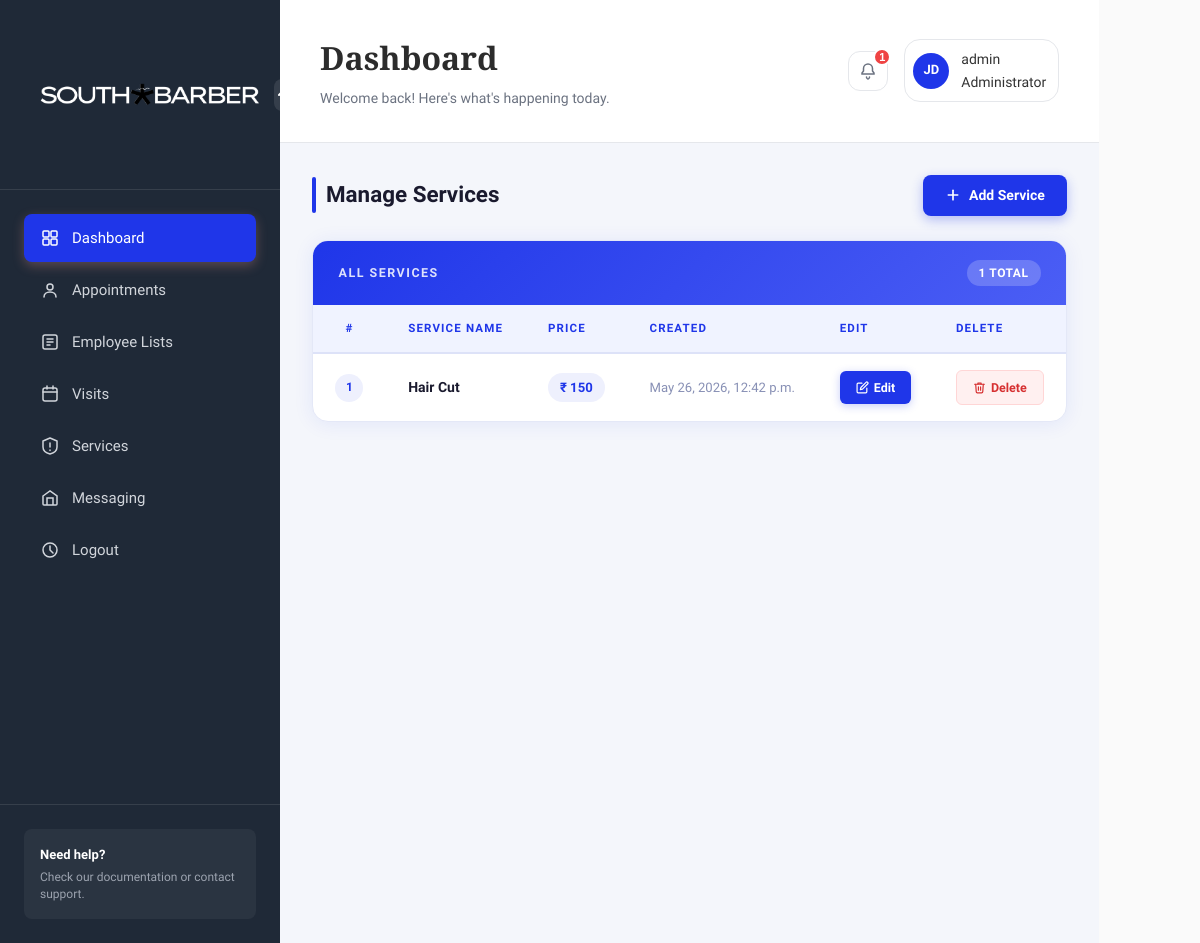
The app's page /adminsection/manageservices/ (signed in), older data.
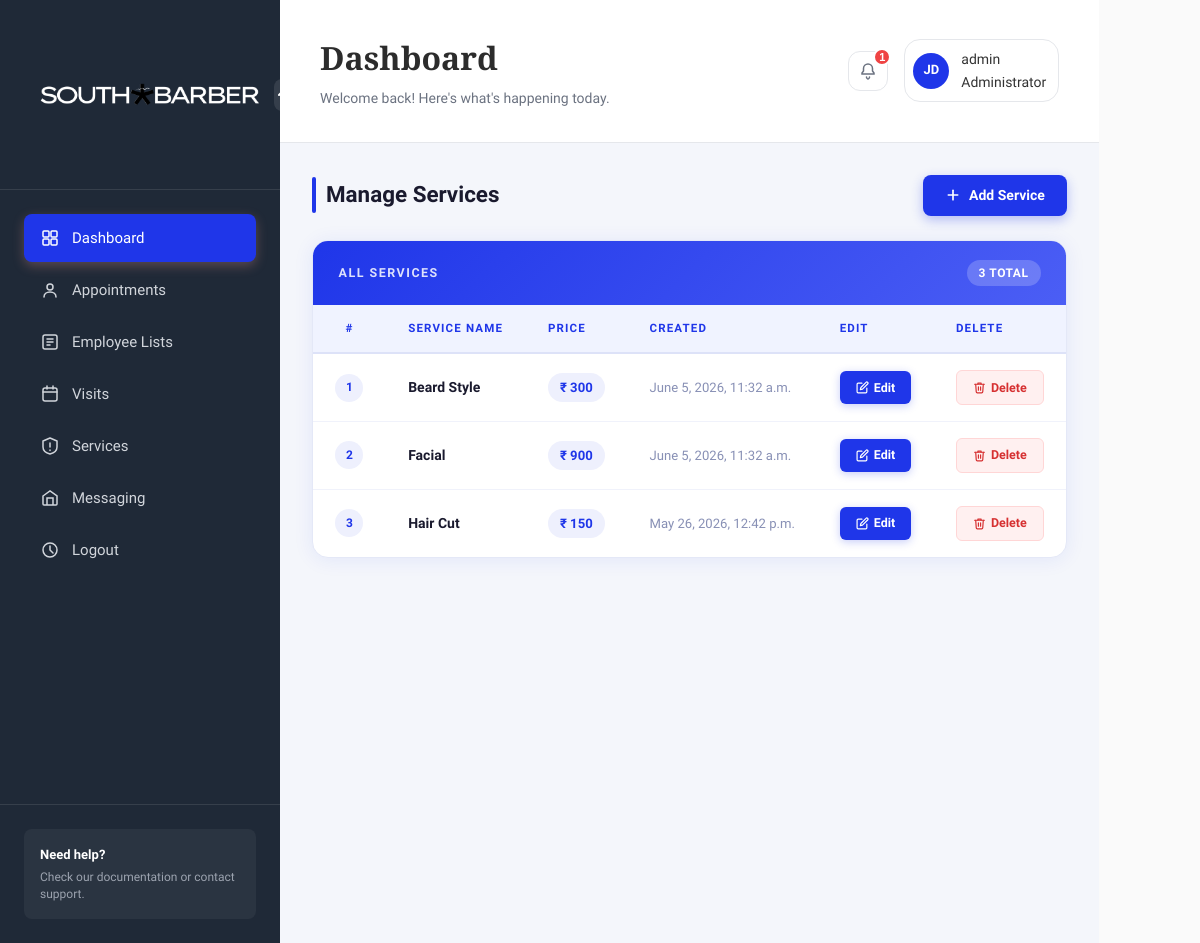
The same page, newer data.
### adminsection/models.py (models this page shows, shortened)
class Service(models.Model):
    ServiceName = models.CharField(max_length=25)
    Cost = models.PositiveIntegerField()
    TimeStamp = models.DateTimeField(auto_now_add=True)

### adminsection/views.py (the view)
# urls.py: path('manageservices/', views.manageservices, name='manageservices'),
@staff_member_required
def manageservices(request):
    Services = Service.objects.order_by('-TimeStamp')
    context = {
        'Services': Services
    }
    return render(request, 'adminsection/manage-services.html', context)

### templates/adminsection/manage-services.html (shortened to what this page needs)
{% extends 'adminsection/base.html' %}
{% load static %}
{% block content %}
<div class="services-wrapper">
  <div class="services-header">
    <h3>Manage Services</h3>
    <a href="{% url 'addservices' %}" class="btn-add-service">
      <svg viewBox="0 0 24 24"><line x1="12" y1="5" x2="12" y2="19"/><line x1="5" y1="12" x2="19" y2="12"/></svg>
      Add Service
    </a>
  </div>
  <div class="services-card">
    <div class="services-card-top">
      <span>All Services</span>
      <span class="count-badge">{{ Services|length }} total</span>
    </div>
    <table class="services-table">
      <thead>
        <tr>
          <th>#</th>
          <th>Service Name</th>
          <th>Price</th>
          <th>Created</th>
          <th>Edit</th>
          <th>Delete</th>
        </tr>
      </thead>
      <tbody>
        {% for service in Services %}
        <tr>
          <td><span class="row-num">{{ forloop.counter }}</span></td>
          <td><span class="service-name">{{ service.ServiceName }}</span></td>
          <td><span class="service-price">₹ {{ service.Cost }}</span></td>
          <td><span class="service-date">{{ service.TimeStamp }}</span></td>
          <td>
            <a href="{% url 'updateservice' service.id %}" class="btn-edit">
              <svg viewBox="0 0 24 24"><path d="M11 4H4a2 2 0 0 0-2 2v14a2 2 0 0 0 2 2h14a2 2 0 0 0 2-2v-7"/><path d="M18.5 2.5a2.121 2.121 0 0 1 3 3L12 15l-4 1 1-4 9.5-9.5z"/></svg>
              Edit
            </a>
          </td>
          <td>
            <a href="{% url 'delete_service' service.id %}" class="btn-delete"
               onclick="return confirm('Are you sure you want to delete this Service?');">
              <svg viewBox="0 0 24 24"><polyline points="3 6 5 6 21 6"/><path d="M19 6l-1 14a2 2 0 0 1-2 2H8a2 2 0 0 1-2-2L5 6"/><path d="M10 11v6"/><path d="M14 11v6"/><path d="M9 6V4h6v2"/></svg>
              Delete
            </a>
          </td>
        </tr>
        {% empty %}
        <tr>
          <td colspan="6" class="empty-state">No services found. Add your first service above.</td>
        </tr>
        {% endfor %}
      </tbody>
    </table>
  </div>
</div>
{% endblock %}

Row changes from the older to the newer data that the page shows:
added Service: ServiceName "Beard Style", Cost "300", TimeStamp "June 5, 2026, 11:32 a.m."
added Service: ServiceName "Facial", Cost "900", TimeStamp "June 5, 2026, 11:32 a.m."
Text that changed along with them:
{{ Services|length }}: "1" → "3"
